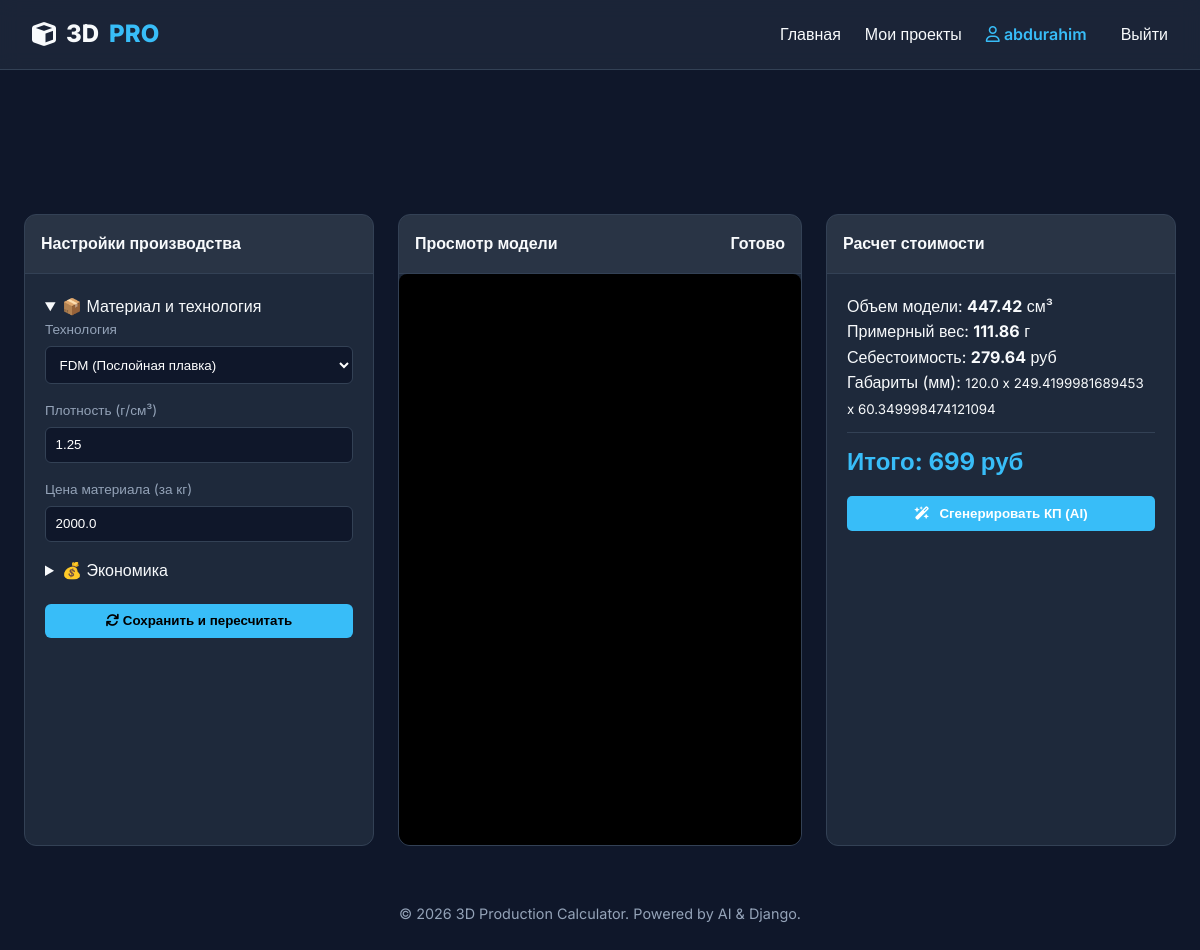
The app's page /calculate/29/ (signed in) with its own data.
### main/models.py (models this page shows, shortened)
class Project(models.Model):
    user = models.ForeignKey(User, on_delete=models.CASCADE, related_name='projects')
    title = models.CharField(max_length=255, verbose_name="Название проекта")
    client_name = models.CharField(max_length=255, blank=True, null=True)
    contact_info = models.TextField(blank=True, null=True)
    notes = models.TextField(blank=True, null=True)
    image = models.ImageField(upload_to='projects/')
    technology = models.CharField(max_length=50, default='FDM')
    material_density = models.FloatField(default=1.25)
    material_cost_per_kg = models.FloatField(default=2000)
    fill_percentage = models.IntegerField(default=20)
    print_time_hours = models.FloatField(default=0)
    total_weight = models.FloatField(default=0)
    total_price = models.IntegerField(default=0)
    final_price = models.FloatField(default=0)
    ai_description = models.TextField(blank=True, null=True)
    model_file = models.FileField(upload_to='models/%Y/%m/%d/', blank=True, null=True)
    model_data = models.JSONField(default=dict, blank=True)
    parameters = models.JSONField(default=dict, blank=True)
    model_data = models.JSONField(default=dict, blank=True)
    status = models.CharField(max_length=20, default='pending')
    density = models.FloatField(default=1.25)
    infill = models.IntegerField(default=20)
    technology = models.CharField(max_length=50, default='FDM')
    material_name = models.CharField(max_length=100, default='PLA')
    print_time = models.FloatField(default=0)
    post_processing_time = models.FloatField(default=0)
    modeling_time = models.FloatField(default=0)
    quantity = models.IntegerField(default=1)
    markup_coefficient = models.FloatField(default=2.5) # Коэффициент наценки
    defect_rate = models.FloatField(default=5.0) # Вероятность брака в %
    tax_rate = models.FloatField(default=0) # Налог в %
    energy_cost = models.FloatField(default=5.5) # руб/кВт
    depreciation = models.FloatField(default=10.0) # амортизация в час
    currency = models.CharField(max_length=10, default='RUB')
    language = models.CharField(max_length=10, default='RU')
    ai_description = models.TextField(blank=True, null=True, verbose_name="Описание от ИИ")
    ai_commercial_text = models.TextField(blank=True, null=True, verbose_name="Коммерческое предложение")
    status = models.CharField(
        max_length=20,
        choices=[('pending', 'Ожидание'), ('processing', 'Обработка'), ('ready', 'Готово'), ('error', 'Ошибка')],
        default='pending'
    )
    created_at = models.DateTimeField(auto_now_add=True)

### main/views.py (the view, shortened to what this page needs)
# urls.py: path('calculate/', views.calculate, name='calculate'),
@login_required
def calculate(request, project_id=None):
    project = None
    if project_id:
        project = get_object_or_404(Project, id=project_id, user=request.user)
    return render(request, 'main/calculate.html', {'project': project})

### templates/main/calculate.html (shortened to what this page needs)
{% extends 'base.html' %}
{% load static %}
{% block content %}
<form method="post" id="calc-form" class="project-grid" enctype="multipart/form-data">
    <aside class="panel">
        <div class="panel-header">Настройки производства</div>
        <div class="panel-body">
            <details open>
                <summary>📦 Материал и технология</summary>
                <div class="form-group">
                    <label>Технология</label>
                    <select name="technology" id="technology">
                        <option value="FDM" {% if project.technology == 'FDM' %}selected{% endif %}>FDM (Послойная плавка)</option>
                    </select>
                </div>
                <div class="form-group">
                    <label>Плотность (г/см³)</label>
                    <input type="number" name="density" id="density" step="0.01" value="{{ project.density|default:1.25 }}">
                </div>
                <div class="form-group">
                    <label>Цена материала (за кг)</label>
                    <input type="number" name="price_per_kg" id="price_per_kg" value="{{ project.material_cost_per_kg|default:2500 }}">
                </div>
            </details>
            <details>
                <summary>💰 Экономика</summary>
            </details>
            <button type="submit" class="btn-primary" style="width: 100%; margin-top: 20px;">
                <i class="fa-solid fa-sync"></i> Сохранить и пересчитать
            </button>
        </div>
    </aside>
    <section class="panel">
        <div class="panel-header">
            Просмотр модели
            <span class="status-badge {{ project.status }}">{{ project.get_status_display }}</span>
        </div>
        <div class="viewport-3d" id="container-3d">
            {% if project.model_file %}
                <div id="model-container" style="width: 100%; height: 500px;"></div>
            {% else %}
                <div class="upload-zone">
                    <i class="fa-solid fa-cloud-arrow-up"></i>
                    <p>Загрузите STL модель</p>
                    <input type="file" name="model_file" onchange="this.form.submit()">
                </div>
            {% endif %}
        </div>
    </section>
    <aside class="panel">
        <div class="panel-header">Расчет стоимости</div>
        <div class="panel-body">
            <div class="price-breakdown">
                <p>Объем модели: <strong id="res-volume">{{ project.model_data.volume|default:"0" }}</strong> см³</p>
                <p>Примерный вес: <strong id="res-weight">{{ project.model_data.weight|default:"0" }}</strong> г</p>
                <p>Себестоимость: <strong id="res-cost">{{ project.model_data.cost|default:"0" }}</strong> руб</p>
                <p>Габариты (мм):
                    <small>
                        {{ project.model_data.dimensions.x|default:"0" }} x
                        {{ project.model_data.dimensions.y|default:"0" }} x
                        {{ project.model_data.dimensions.z|default:"0" }}
                    </small>
                </p>
                <hr style="border:0; border-top:1px solid var(--border); margin: 10px 0;">
                <h2 style="color: var(--primary)">Итого: <span id="total-price">{{ project.total_price|default:"0" }}</span> руб</h2>
            </div>
            {% if project.id %}
                <button type="button" class="btn-ai" id="ai-btn">
                    <i class="fa-solid fa-wand-magic-sparkles"></i>
                    <span id="ai-btn-text">Сгенерировать КП (AI)</span>
                </button>
            {% else %}
                <div class="info-badge" style="background: rgba(255,165,0,0.1); color: orange; padding: 10px; border-radius: 5px; font-size: 0.8rem; margin-top: 15px;">
                    <i class="fa-solid fa-circle-info"></i> Загрузите файл, чтобы активировать расчет и AI.
                </div>
            {% endif %}
        </div>
    </aside>
</form>
{% endblock %}

### templates/base.html (shortened to what this page needs)
{% load static %}
<!DOCTYPE html>
<html lang="ru">
<head>
    <link rel="stylesheet" href="https://cdnjs.cloudflare.com/ajax/libs/font-awesome/6.0.0/css/all.min.css">
    <link rel="stylesheet" href="{% static 'css/base.css' %}">
</head>
<body>
    <header>
        <nav class="navbar">
            <div class="nav-container">
                <a href="{% url 'main' %}" class="logo">
                    <i class="fa-solid fa-cube"></i>
                    3D<span>PRO</span>
                </a>
                <div class="nav-links">
                    <a href="{% url 'main' %}" class='btn-logout'>Главная</a>
                    <a href="{% url 'projects' %}" class='btn-logout'>Мои проекты</a>
                    {% if user.is_authenticated %}
                        <span class="user-badge">
                            <i class="fa-regular fa-user"></i> {{ user.username }}
                        </span>
                        <form action="{% url 'logout' %}" method="post" style="display: inline;">
                            <button type="submit" class="btn-logout">Выйти</button>
                        </form>
                    {% else %}
                        <a href="{% url 'login' %}">Войти</a>
                        <a href="{% url 'register' %}" class="btn-primary">Регистрация</a>
                    {% endif %}
                </div>
            </div>
        </nav>
    </header>
    <main class="content-wrapper">
        {% block content %}{% endblock %}
    </main>
    <footer class="footer">
        <p>&copy; 2026 3D Production Calculator. Powered by AI & Django.</p>
    </footer>
</body>
</html>

### static/css/base.css (style rules this page uses)
:root { --bg-color: #0f172a; --card-bg: #1e293b; --primary: #38bdf8; --primary-hover: #0ea5e9; --text-main: #f8fafc; --text-muted: #94a3b8; --border: #334155; --accent: #8b5cf6; --nav-height: 70px; }
* { box-sizing: border-box; margin: 0; padding: 0; }
body { font-family: 'Inter', sans-serif; background-color: var(--bg-color); color: var(--text-main); line-height: 1.6; }
.navbar { background: rgba(30, 41, 59, 0.8); backdrop-filter: blur(10px); border-bottom: 1px solid var(--border); height: var(--nav-height); position: sticky; top: 0; z-index: 1000; margin-bottom: 120px; }
.nav-container { max-width: 1200px; margin: 0 auto; height: 100%; display: flex; justify-content: space-between; align-items: center; padding: 0 2rem; }
.logo { font-size: 1.5rem; font-weight: 800; text-decoration: none; color: var(--text-main); display: flex; align-items: center; gap: 10px; }
.logo span { color: var(--primary); }
.btn-logout { background: none; border: none; color: var(--text-main); font-family: inherit; font-size: inherit; font-weight: 500; cursor: pointer; padding: 0; transition: 0.3s; text-decoration: none; }
.user-badge { color: var(--primary); font-weight: 600; margin-right: 10px; }
.nav-links { display: flex; align-items: center; gap: 1.5rem; }
.project-grid { display: grid; grid-template-columns: 350px 1fr 350px; gap: 1.5rem; padding: 1.5rem; height: calc(100vh - var(--nav-height) - 50px); }
.panel { background: var(--card-bg); border: 1px solid var(--border); border-radius: 12px; display: flex; flex-direction: column; overflow: hidden; }
.panel-header { padding: 1rem; background: rgba(255,255,255,0.05); border-bottom: 1px solid var(--border); font-weight: 600; display: flex; justify-content: space-between; }
.panel-body { padding: 1.25rem; overflow-y: auto; }
.viewport-3d { background: #000; flex-grow: 1; position: relative; min-height: 400px; border-radius: 8px; }
.btn-primary { background: var(--primary); color: #000; padding: 0.6rem 1.2rem; border-radius: 6px; border: none; font-weight: 600; cursor: pointer; transition: 0.3s; }
.btn-ai { background: linear-gradient(135deg, var(--accent), var(--primary)); color: white; width: 100%; padding: 1rem; margin-top: 1rem; border: none; border-radius: 8px; font-weight: bold; cursor: pointer; transition: transform 0.2s; }
.form-group { margin-bottom: 1rem; }
.form-group label { display: block; color: var(--text-muted); font-size: 0.85rem; margin-bottom: 5px; }
input, select { width: 100%; padding: 0.6rem; background: #0f172a; border: 1px solid var(--border); color: white; border-radius: 6px; }
footer { padding: 2rem; text-align: center; color: var(--text-muted); font-size: 0.9rem; }

### templates/main/calculate.html (style rules this page uses)
.btn-ai { display: flex; align-items: center; justify-content: center; gap: 10px; width: 100%; margin-top: 15px; padding: 10px; background: var(--primary); color: white; border: none; border-radius: 5px; cursor: pointer; transition: 0.3s; }

### records on screen
Project: technology "FDM (Послойная плавка)", density "1.25", price_per_kg "2000.0", status "Готово", model_data.volume "447.42", model_data.weight "111.86", model_data.cost "279.64", model_data.dimensions.x "120.0", model_data.dimensions.y "249.4199981689453", model_data.dimensions.z "60.349998474121094", total_price "699"

### other values on screen
{{ user.username }} "abdurahim"
